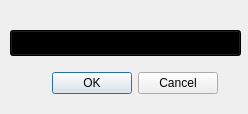
<?xml version="1.0" encoding="UTF-8"?>
<ui version="4.0">
 <class>Dialog_selector_bases</class>
 <widget class="QDialog" name="Dialog_selector_bases">
  <property name="geometry">
   <rect>
    <x>0</x>
    <y>0</y>
    <width>248</width>
    <height>114</height>
   </rect>
  </property>
  <property name="windowTitle">
   <string>SELECTOR DE BASES DE DATOS</string>
  </property>
  <widget class="QComboBox" name="combo_bases_carga">
   <property name="geometry">
    <rect>
     <x>10</x>
     <y>30</y>
     <width>231</width>
     <height>26</height>
    </rect>
   </property>
   <property name="sizePolicy">
    <sizepolicy hsizetype="Expanding" vsizetype="Fixed">
     <horstretch>0</horstretch>
     <verstretch>0</verstretch>
    </sizepolicy>
   </property>
   <property name="palette">
    <palette>
     <active>
      <colorrole role="Button">
       <brush brushstyle="SolidPattern">
        <color alpha="255">
         <red>0</red>
         <green>0</green>
         <blue>0</blue>
        </color>
       </brush>
      </colorrole>
      <colorrole role="Base">
       <brush brushstyle="SolidPattern">
        <color alpha="255">
         <red>0</red>
         <green>0</green>
         <blue>0</blue>
        </color>
       </brush>
      </colorrole>
      <colorrole role="Window">
       <brush brushstyle="SolidPattern">
        <color alpha="255">
         <red>0</red>
         <green>0</green>
         <blue>0</blue>
        </color>
       </brush>
      </colorrole>
     </active>
     <inactive>
      <colorrole role="Button">
       <brush brushstyle="SolidPattern">
        <color alpha="255">
         <red>0</red>
         <green>0</green>
         <blue>0</blue>
        </color>
       </brush>
      </colorrole>
      <colorrole role="Base">
       <brush brushstyle="SolidPattern">
        <color alpha="255">
         <red>0</red>
         <green>0</green>
         <blue>0</blue>
        </color>
       </brush>
      </colorrole>
      <colorrole role="Window">
       <brush brushstyle="SolidPattern">
        <color alpha="255">
         <red>0</red>
         <green>0</green>
         <blue>0</blue>
        </color>
       </brush>
      </colorrole>
     </inactive>
     <disabled>
      <colorrole role="Button">
       <brush brushstyle="SolidPattern">
        <color alpha="255">
         <red>0</red>
         <green>0</green>
         <blue>0</blue>
        </color>
       </brush>
      </colorrole>
      <colorrole role="Base">
       <brush brushstyle="SolidPattern">
        <color alpha="255">
         <red>0</red>
         <green>0</green>
         <blue>0</blue>
        </color>
       </brush>
      </colorrole>
      <colorrole role="Window">
       <brush brushstyle="SolidPattern">
        <color alpha="255">
         <red>0</red>
         <green>0</green>
         <blue>0</blue>
        </color>
       </brush>
      </colorrole>
     </disabled>
    </palette>
   </property>
   <property name="toolTip">
    <string>&lt;html&gt;&lt;head/&gt;&lt;body&gt;&lt;p align=&quot;center&quot;&gt;&lt;span style=&quot; font-weight:700;&quot;&gt;SELECCIONAR BASE &lt;br/&gt;DE DATOS&lt;/span&gt;&lt;/p&gt;&lt;/body&gt;&lt;/html&gt;</string>
   </property>
   <property name="styleSheet">
    <string notr="true"/>
   </property>
  </widget>
  <widget class="QDialogButtonBox" name="buttonBox_carga_bases">
   <property name="geometry">
    <rect>
     <x>50</x>
     <y>70</y>
     <width>168</width>
     <height>26</height>
    </rect>
   </property>
   <property name="standardButtons">
    <set>QDialogButtonBox::StandardButton::Cancel|QDialogButtonBox::StandardButton::Ok</set>
   </property>
  </widget>
 </widget>
 <resources/>
 <connections/>
</ui>
